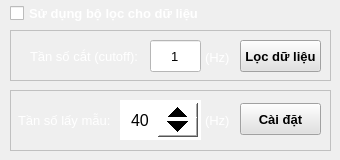
      <widget class="QWidget" name="tab_5">
       <attribute name="title">
        <string>      Cài đặt chung      </string>
       </attribute>
       <widget class="QFrame" name="frame_Filter">
        <property name="geometry">
         <rect>
          <x>10</x>
          <y>30</y>
          <width>321</width>
          <height>51</height>
         </rect>
        </property>
        <property name="styleSheet">
         <string notr="true">QFrame#frame_Filter{
border:1px solid #C0C0C0;
color: rgb(255, 255, 255);
}</string>
        </property>
        <property name="frameShape">
         <enum>QFrame::NoFrame</enum>
        </property>
        <property name="frameShadow">
         <enum>QFrame::Raised</enum>
        </property>
        <widget class="QLineEdit" name="lineEdit_Filter_Freq">
         <property name="geometry">
          <rect>
           <x>140</x>
           <y>10</y>
           <width>51</width>
           <height>32</height>
          </rect>
         </property>
         <property name="font">
          <font>
           <pointsize>10</pointsize>
          </font>
         </property>
         <property name="styleSheet">
          <string notr="true">color: rgb(0, 0, 0);
background-color: rgb(255, 255, 255);</string>
         </property>
         <property name="text">
          <string>1</string>
         </property>
         <property name="alignment">
          <set>Qt::AlignCenter</set>
         </property>
        </widget>
        <widget class="QLabel" name="label">
         <property name="geometry">
          <rect>
           <x>20</x>
           <y>15</y>
           <width>111</width>
           <height>22</height>
          </rect>
         </property>
         <property name="font">
          <font>
           <pointsize>10</pointsize>
          </font>
         </property>
         <property name="styleSheet">
          <string notr="true">color: rgb(255, 255, 255);</string>
         </property>
         <property name="text">
          <string>Tần số cắt (cutoff):</string>
         </property>
        </widget>
        <widget class="QLabel" name="label_2">
         <property name="geometry">
          <rect>
           <x>195</x>
           <y>16</y>
           <width>31</width>
           <height>22</height>
          </rect>
         </property>
         <property name="font">
          <font>
           <pointsize>10</pointsize>
          </font>
         </property>
         <property name="styleSheet">
          <string notr="true">color: rgb(255, 255, 255);</string>
         </property>
         <property name="text">
          <string>(Hz)</string>
         </property>
        </widget>
        <widget class="QPushButton" name="pushButton_Filter_Setup">
         <property name="geometry">
          <rect>
           <x>230</x>
           <y>10</y>
           <width>81</width>
           <height>32</height>
          </rect>
         </property>
         <property name="font">
          <font>
           <pointsize>10</pointsize>
           <bold>true</bold>
          </font>
         </property>
         <property name="styleSheet">
          <string notr="true">background-color: rgb(225, 225, 225);</string>
         </property>
         <property name="text">
          <string>Lọc dữ liệu</string>
         </property>
        </widget>
       </widget>
       <widget class="QCheckBox" name="checkBox_Filter">
        <property name="geometry">
         <rect>
          <x>10</x>
          <y>0</y>
          <width>261</width>
          <height>27</height>
         </rect>
        </property>
        <property name="font">
         <font>
          <pointsize>10</pointsize>
          <bold>true</bold>
         </font>
        </property>
        <property name="styleSheet">
         <string notr="true">color: rgb(255, 255, 255);</string>
        </property>
        <property name="text">
         <string>Sử dụng bộ lọc cho dữ liệu</string>
        </property>
        <property name="checked">
         <bool>false</bool>
        </property>
       </widget>
       <widget class="QFrame" name="frame_SampleFreq">
        <property name="geometry">
         <rect>
          <x>10</x>
          <y>90</y>
          <width>321</width>
          <height>61</height>
         </rect>
        </property>
        <property name="styleSheet">
         <string notr="true">QFrame#frame_SampleFreq{
border:1px solid #C0C0C0;
color: rgb(255, 255, 255);
}</string>
        </property>
        <property name="frameShape">
         <enum>QFrame::NoFrame</enum>
        </property>
        <property name="frameShadow">
         <enum>QFrame::Raised</enum>
        </property>
        <widget class="QLabel" name="label_8">
         <property name="geometry">
          <rect>
           <x>8</x>
           <y>19</y>
           <width>101</width>
           <height>22</height>
          </rect>
         </property>
         <property name="font">
          <font>
           <pointsize>10</pointsize>
          </font>
         </property>
         <property name="styleSheet">
          <string notr="true">color: rgb(255, 255, 255);</string>
         </property>
         <property name="text">
          <string>Tần số lấy mẫu:</string>
         </property>
        </widget>
        <widget class="QSpinBox" name="spinBox_SampleFreq">
         <property name="geometry">
          <rect>
           <x>110</x>
           <y>10</y>
           <width>81</width>
           <height>40</height>
          </rect>
         </property>
         <property name="font">
          <font>
           <pointsize>12</pointsize>
           <bold>false</bold>
          </font>
         </property>
         <property name="styleSheet">
          <string notr="true">QSpinBox
{
background-color: rgb(255, 255, 255);
color: rgb(0, 0, 0);
}
QSpinBox::up-button
{
    min-width:40px;
    min-height: 20px;
}
QSpinBox::down-button
{
    min-width: 40px;
    min-height: 20px;
}
</string>
         </property>
         <property name="alignment">
          <set>Qt::AlignCenter</set>
         </property>
         <property name="minimum">
          <number>20</number>
         </property>
         <property name="maximum">
          <number>80</number>
         </property>
         <property name="value">
          <number>40</number>
         </property>
        </widget>
        <widget class="QPushButton" name="pushButton_SampleFreq">
         <property name="geometry">
          <rect>
           <x>230</x>
           <y>13</y>
           <width>81</width>
           <height>32</height>
          </rect>
         </property>
         <property name="font">
          <font>
           <pointsize>10</pointsize>
           <bold>true</bold>
          </font>
         </property>
         <property name="styleSheet">
          <string notr="true">background-color: rgb(225, 225, 225);</string>
         </property>
         <property name="text">
          <string>Cài đặt</string>
         </property>
        </widget>
        <widget class="QLabel" name="label_9">
         <property name="geometry">
          <rect>
           <x>195</x>
           <y>19</y>
           <width>31</width>
           <height>22</height>
          </rect>
         </property>
         <property name="font">
          <font>
           <pointsize>10</pointsize>
          </font>
         </property>
         <property name="styleSheet">
          <string notr="true">color: rgb(255, 255, 255);</string>
         </property>
         <property name="text">
          <string>(Hz)</string>
         </property>
        </widget>
       </widget>
      </widget>
